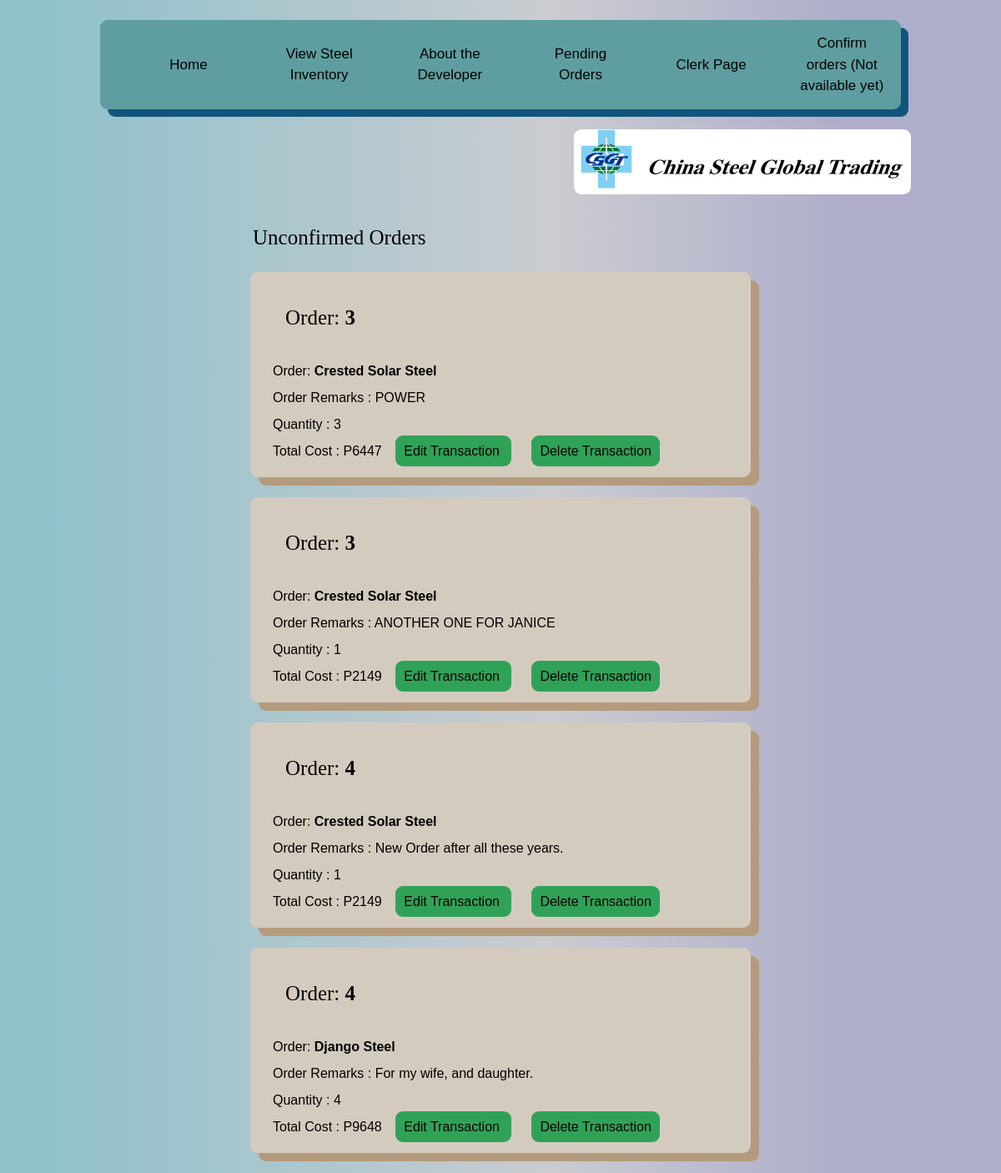
Before: /UnfinishedTransactions (signed in) with the older database file.
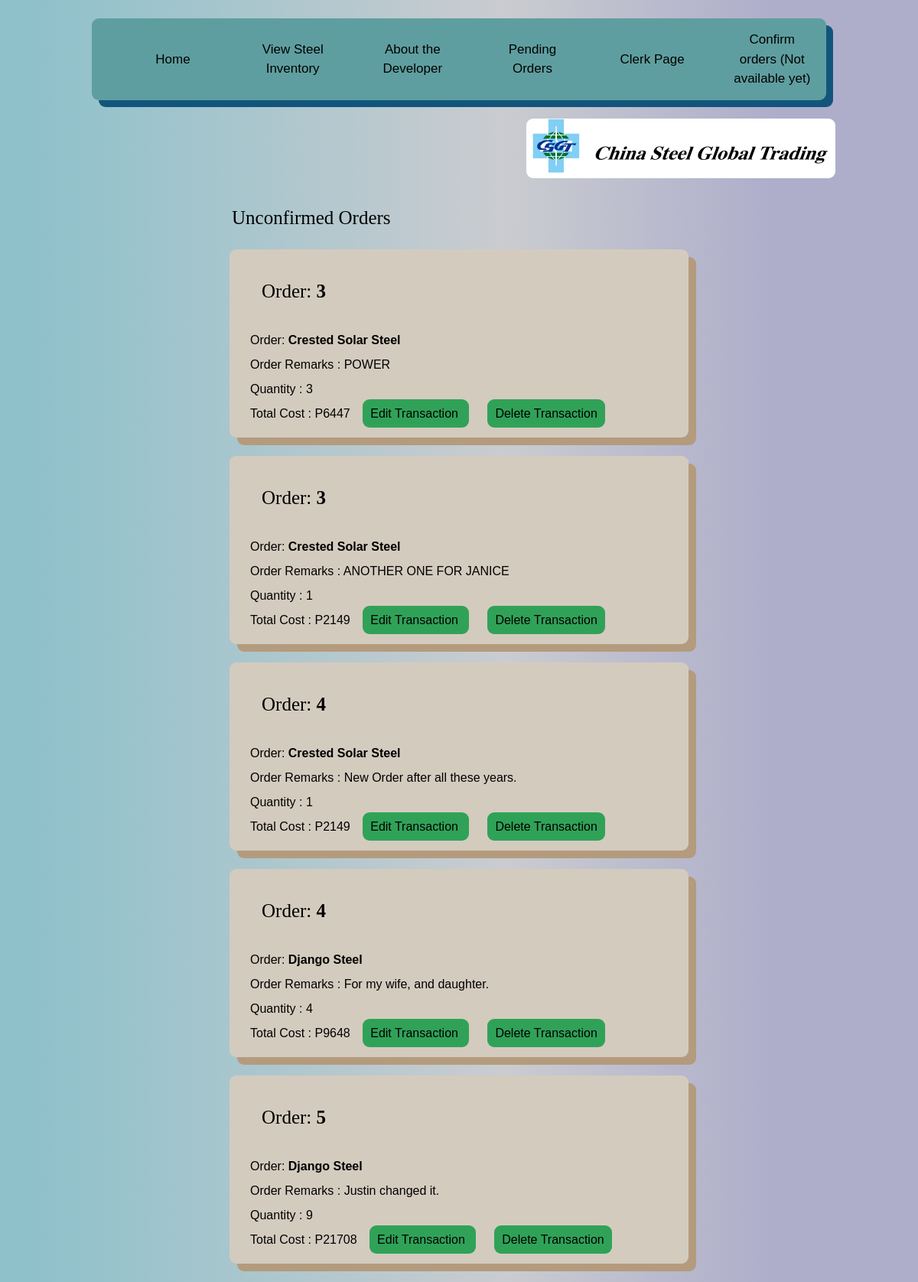
After: the same page with the newer database file.
### Inventory/models.py (models this page shows, shortened)
class OrderedProduct(models.Model):
    remarks = models.CharField(max_length=200)
    quantity = models.IntegerField(default=0)
    totalcost = models.IntegerField(default=0)
    OrderedProductID = models.CharField(default=None, unique=True, max_length=13)
    OrderID = models.ForeignKey(FinalOrder, default=None, on_delete=models.CASCADE)
    Marks = models.ForeignKey(Product, on_delete=models.CASCADE)
    objects = models.Manager()

class FinalOrder(models.Model):
    TotalCost = models.IntegerField(default=0)
    ProductInfo = models.CharField(max_length=400)
    Finished = models.IntegerField(default=0) #0 is for not yet finished
    OrderDate = models.DateField(auto_now_add=True)#auto_now_add=True)
    Verification = models.CharField(default=None,unique=True, max_length=13, null=True, blank=True) #Orderid -> verification
    BL = models.ForeignKey(Consignee, null=False, blank=True, on_delete=models.CASCADE)
    Shipper = models.ForeignKey(Company, on_delete=models.CASCADE, default=None, null=True, blank=True)
    NotifyName = models.ForeignKey(NotifyParty, default=None, on_delete=models.CASCADE, null=True, blank=True)
    NumOfBL = models.IntegerField(default=3, null=True, blank=True)
    PayAt = models.CharField(default='', max_length=70, null=True, blank=True)
    Place = models.CharField(default="Kaohsiung, Taiwan", max_length=70, null=False)
    PlaceDate = models.CharField(default='', max_length=100, blank=True)
    Charges = models.FloatField(default=None, max_length=11, validators=[MinValueValidator(float('0.01'))], null=True, blank=True)
    RevTons = models.CharField(max_length=1000, default=None, null=True, blank=True)
    Rate = models.FloatField(default=None, null=True, validators=[MinValueValidator(float('0.01'))])
    Prepaid = models.CharField(max_length=20, default='', blank=True)
    Collect = models.CharField(max_length=20, default='', blank=True)
    Portload = models.CharField(max_length=255, default='', blank=True)
    Portdis = models.CharField(max_length=255, default='', blank=True)
    TranshTo = models.CharField(max_length=50, default='', null=True, blank=True)
    FinalDest = models.CharField(max_length=255, default='', null=True, blank=True)
    Voyage = models.SmallIntegerField(default=0, null=False, blank=True)
    objects = models.Manager()

class Product(models.Model): #Steels, not food
    objects = models.Manager()
    Name = models.CharField(max_length=200, unique=True)
    Image = models.ImageField(default=None, null= True, blank=True, upload_to="images/") #not have image if we dont have one, uploaded to images folder automatically
    Manufacturer = models.CharField(default=None, max_length=100)
    ManuLoc = models.CharField(default=None,max_length=255)
    Color = models.CharField(default=None, max_length=20)
    Measurement = models.CharField(default=None, max_length=30)
    Description = models.CharField(default=None, max_length=500)
    GrossWeight = models.CharField(default=None, max_length=40)
    Marks = models.CharField(default=None, null=True, max_length=300)
    Length = models.CharField(max_length=20)
    Cost = models.CharField(max_length=10) #declared value USD
    Stock = models.BigIntegerField(default=0)
    Contact = models.CharField(max_length=500)

### Inventory/views.py (the view)
# urls.py: path('UnfinishedTransactions', views.EditTrans, name='UnfTrans'),
def EditTrans(request):
    condition = ""
    pricelist = 0
    Orders = FinalOrder.objects.all()
    OrderedProducts = OrderedProduct.objects.all().order_by('OrderID')
    if request.user.is_authenticated:
        condition = True
        return render(request,'Inventory/cart.html',{
                    'C' : condition,
                    'CurrentProd' : OrderedProducts,
                    'O' : Orders,
                    'price' : pricelist
                })
    else:
        condition = False
        return render(request,'Inventory/cart.html',{
                'C' : condition
            })

### Inventory/templates/Inventory/cart.html (shortened to what this page needs)
{% extends 'Inventory/base.html' %}
{% load static %}
    {% block content %}
    <br><br>
    <div class="Largetext" style="margin-left: 24vw;"> Unconfirmed Orders </div>
            {% for c in CurrentProd %}
            <div class="container">
                <div class="bodytext">
                <div class="Largetext"> Order:  <b> {{c.OrderID.pk}} </b> </div>
                Order: <b> {{c.Marks.Name}} </b> <br>
                Order Remarks : {{c.remarks}} <br>
                Quantity : {{c.quantity}} <br>
                Total Cost : P{{c.totalcost}}
                <a class="Button" href="{% url 'editorder' pk=c.pk %}" style="margin-left: 1vw;"> Edit Transaction </a>
                <a class="Button" href="{% url 'deltrans' pk=c.pk %}" style="margin-left: 2vw;"> Delete Transaction </a>
                </div>
            </div>
            <br>
            {% endfor %}
    {% endblock %}

### Inventory/templates/Inventory/base.html (shortened to what this page needs)
{% load static %}
<!DOCTYPE html>
<html lang="en">
<head>
    <link rel="stylesheet" type="text/css" href="{%  static '/css/output.css' %}">
</head>
<body>
    {% block header %}
    <br>
        <div class="header">
            {% if C == True %}
            <a class="Home" href="{% url 'home' %}"> Home </a>
            <a class="Products" href="{% url 'Products' %}"> View Steel Inventory </a>
            <a class="About" href="{% url 'Developer' %}"> About the Developer </a>
            <a class="User" href="{% url 'User' %}"> Pending Orders </a>
            <a class="User" href="{% url 'clerk' %}"> Clerk Page </a>
            <a class="User" href="{% url 'home' %}"> Confirm orders (Not available yet) </a>
            {% elif C == False %}
            <a class="Home" href="{% url 'home' %}"> Home </a>
            <a class="Products" href="{% url 'Products' %}"> View Steel Inventory </a>
            <a class="About" href="{% url 'Developer' %}"> About the Developer </a>
            <a class="User" href="{% url 'Signup' %}"> Signup/Login </a>
            {% endif %}
        </div>
        <img src= "{% static 'pic/chinalogo.gif' %}" style="float: right; margin-right: 9vw; margin-top: 3vh; border-radius: 9px;"> <br><br><br>
    {% endblock %}
    {% block content %}
    {% endblock %}
</body>
</html>

Changed rows visible on the page:
added OrderedProduct: OrderID.pk "5", Marks.Name "Django Steel", remarks "Justin changed it.", quantity "9", totalcost "21708"
